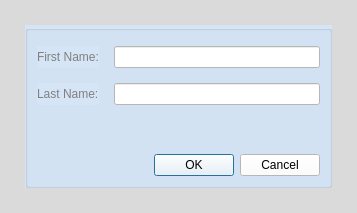
<?xml version="1.0" encoding="UTF-8"?>
<ui version="4.0">
 <class>AddAuthor</class>
 <widget class="QDialog" name="AddAuthor">
  <property name="geometry">
   <rect>
    <x>0</x>
    <y>0</y>
    <width>357</width>
    <height>213</height>
   </rect>
  </property>
  <property name="minimumSize">
   <size>
    <width>357</width>
    <height>0</height>
   </size>
  </property>
  <property name="windowTitle">
   <string>Add Author</string>
  </property>
  <property name="styleSheet">
   <string notr="true">background-color: rgb(218, 218, 218);</string>
  </property>
  <layout class="QGridLayout" name="gridLayout_2">
   <property name="leftMargin">
    <number>25</number>
   </property>
   <property name="topMargin">
    <number>25</number>
   </property>
   <property name="rightMargin">
    <number>25</number>
   </property>
   <property name="bottomMargin">
    <number>25</number>
   </property>
   <item row="0" column="0">
    <widget class="QGroupBox" name="groupBox">
     <property name="styleSheet">
      <string notr="true">background-color: rgb(213, 229, 246);
color: rgb(128, 128, 128);</string>
     </property>
     <layout class="QGridLayout" name="gridLayout">
      <property name="topMargin">
       <number>15</number>
      </property>
      <item row="0" column="0">
       <layout class="QVBoxLayout" name="verticalLayout">
        <property name="spacing">
         <number>15</number>
        </property>
        <property name="bottomMargin">
         <number>0</number>
        </property>
        <item>
         <layout class="QHBoxLayout" name="horizontalLayout_5">
          <item>
           <widget class="QLabel" name="label_first">
            <property name="styleSheet">
             <string>background-color: rgb(213, 229, 246);
color: rgb(128, 128, 128);</string>
            </property>
            <property name="text">
             <string>First Name:</string>
            </property>
           </widget>
          </item>
          <item>
           <widget class="QLineEdit" name="line_first">
            <property name="styleSheet">
             <string notr="true">background-color: rgb(255, 255, 255);</string>
            </property>
           </widget>
          </item>
         </layout>
        </item>
        <item>
         <layout class="QHBoxLayout" name="horizontalLayout_7">
          <item>
           <widget class="QLabel" name="label_last">
            <property name="styleSheet">
             <string>background-color: rgb(213, 229, 246);
color: rgb(128, 128, 128);</string>
            </property>
            <property name="text">
             <string>Last Name:</string>
            </property>
           </widget>
          </item>
          <item>
           <widget class="QLineEdit" name="line_last">
            <property name="styleSheet">
             <string notr="true">background-color: rgb(255, 255, 255);</string>
            </property>
           </widget>
          </item>
         </layout>
        </item>
        <item>
         <spacer name="verticalSpacer">
          <property name="orientation">
           <enum>Qt::Vertical</enum>
          </property>
          <property name="sizeHint" stdset="0">
           <size>
            <width>20</width>
            <height>40</height>
           </size>
          </property>
         </spacer>
        </item>
        <item>
         <widget class="QDialogButtonBox" name="buttonBox">
          <property name="styleSheet">
           <string notr="true">background-color: rgb(255, 255, 255);
color: rgb(0, 0, 0);</string>
          </property>
          <property name="standardButtons">
           <set>QDialogButtonBox::Cancel|QDialogButtonBox::Ok</set>
          </property>
         </widget>
        </item>
       </layout>
      </item>
     </layout>
    </widget>
   </item>
  </layout>
 </widget>
 <resources/>
 <connections/>
</ui>
